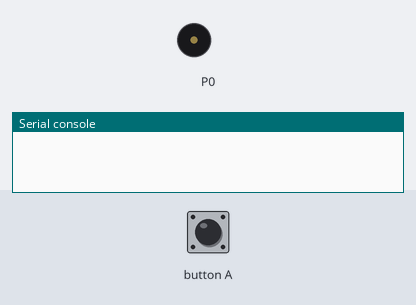
The program below on a simulated BBC micro:bit running MicroPython. Shown: buzzer (waves = sounding), the last lines printed to the serial console. Inputs (shaded band) come from the test bench. No radio messages arrive unless stated (any console line starting 'radio sent:' is added by the test bench).

Above: at 1.2 s.
1.3 s: button A pressed for 0.15 s
At 1.54 s:
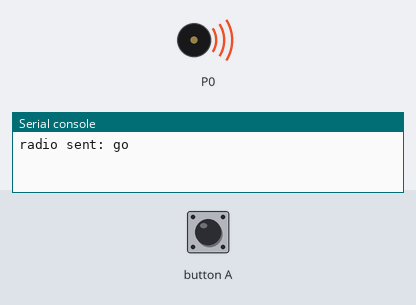
4.4 s: button A pressed for 1 s
At 6.9 s:
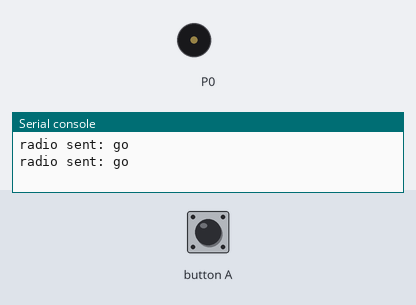
7.8 s: button A pressed for 3.2 s
At 8.04 s:
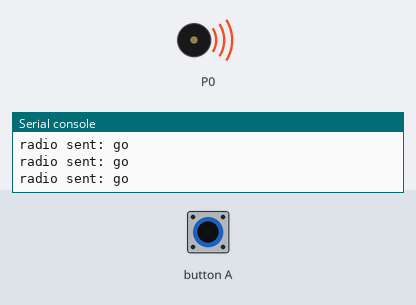
Timing chart, 0 to 11.3 s (numbered marks = the images above; inputs shaded):
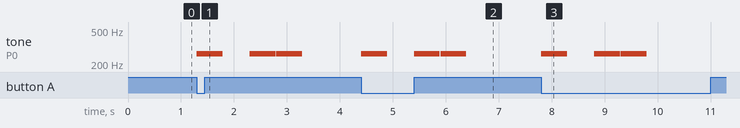

Measured:
- after the input at 1.3 s, tone on P0: goes 262 Hz 0.49 s, silent 0.51 s, 262 Hz 0.49 s, silent 0.01 s, 262 Hz 0.49 s, then silent, starting at once
- after the input at 4.4 s, tone on P0: goes 262 Hz 0.49 s, silent 0.51 s, 262 Hz 0.49 s, silent 0.01 s, 262 Hz 0.49 s, then silent, starting at once
- after the input at 7.8 s, tone on P0: goes 262 Hz 0.49 s, silent 0.51 s, 262 Hz 0.49 s, silent 0.01 s, 262 Hz 0.49 s, then silent, starting at once

The program:

flexible_encoding.py
```python
from microbit import *
import radio
import music

'''
CONFIGURATION
'''

radio.config(group=201, power=6)
radio.on()

SONG = [
    "c4:4",
    "",
    "",
    "",
    "eb4:4",
    "",
    "",
    "",
    "c4:4",
    "",
    "",
    "",
    "c4:4,eb4:4",
    "",
    "",
    "",
]

'''
RECEIVE
'''
# TODO: Eventually add a mechanism to toggle this; for now hardcode
MY_NOTE = "c4"

# Returns note that is subscribed to, else None
def get_my_note_from_payload(payload: str) -> str:
    for tone in payload.split(","):
        note = tone.split(":")[0]
        if note == MY_NOTE:
            return tone
    return ""

def decode(song):
    result = []
    i = 0
    while i < len(song):
        tick = song[i]
        match = get_my_note_from_payload(tick)
        if match:
            # If this is our note, add it to the score
            result.append(match)
            duration = int(match.split(":")[1])
            # This is in here so that we don't treat the sustained ticks as rests
            i += duration
        else:
            # Rest for one tick
            result.append("r:1")
            i += 1
    return result


# Load song on startup
score = decode(SONG)

while True:
    '''
    RECEIVE
    '''
    message = radio.receive()
    if message == 'go':
        music.play(score)

    '''
    BROADCAST
    '''
    if button_a.was_pressed():
        radio.send('go')
        # Also need to start playing the song for our own note
        music.play(score)
```
